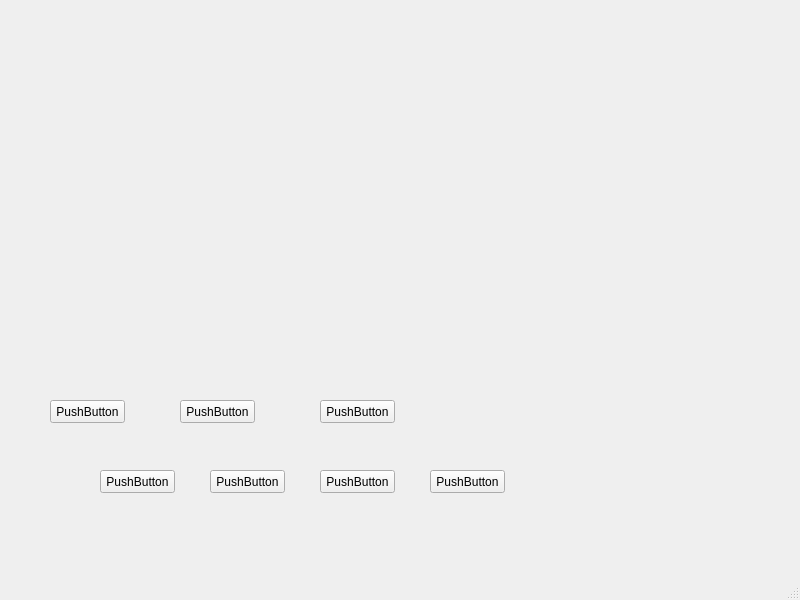
<?xml version="1.0" encoding="UTF-8"?>
<ui version="4.0">
 <class>MainWindow</class>
 <widget class="QMainWindow" name="MainWindow">
  <property name="geometry">
   <rect>
    <x>0</x>
    <y>0</y>
    <width>800</width>
    <height>600</height>
   </rect>
  </property>
  <property name="windowTitle">
   <string>MainWindow</string>
  </property>
  <widget class="QWidget" name="centralwidget">
   <widget class="QPushButton" name="pushButton">
    <property name="geometry">
     <rect>
      <x>50</x>
      <y>400</y>
      <width>75</width>
      <height>23</height>
     </rect>
    </property>
    <property name="text">
     <string>PushButton</string>
    </property>
   </widget>
   <widget class="QPushButton" name="pushButton_2">
    <property name="geometry">
     <rect>
      <x>180</x>
      <y>400</y>
      <width>75</width>
      <height>23</height>
     </rect>
    </property>
    <property name="text">
     <string>PushButton</string>
    </property>
   </widget>
   <widget class="QPushButton" name="pushButton_3">
    <property name="geometry">
     <rect>
      <x>100</x>
      <y>470</y>
      <width>75</width>
      <height>23</height>
     </rect>
    </property>
    <property name="text">
     <string>PushButton</string>
    </property>
   </widget>
   <widget class="QPushButton" name="pushButton_4">
    <property name="geometry">
     <rect>
      <x>210</x>
      <y>470</y>
      <width>75</width>
      <height>23</height>
     </rect>
    </property>
    <property name="text">
     <string>PushButton</string>
    </property>
   </widget>
   <widget class="QPushButton" name="pushButton_5">
    <property name="geometry">
     <rect>
      <x>320</x>
      <y>470</y>
      <width>75</width>
      <height>23</height>
     </rect>
    </property>
    <property name="text">
     <string>PushButton</string>
    </property>
   </widget>
   <widget class="QPushButton" name="pushButton_6">
    <property name="geometry">
     <rect>
      <x>320</x>
      <y>400</y>
      <width>75</width>
      <height>23</height>
     </rect>
    </property>
    <property name="text">
     <string>PushButton</string>
    </property>
   </widget>
   <widget class="QPushButton" name="pushButton_7">
    <property name="geometry">
     <rect>
      <x>430</x>
      <y>470</y>
      <width>75</width>
      <height>23</height>
     </rect>
    </property>
    <property name="text">
     <string>PushButton</string>
    </property>
   </widget>
  </widget>
  <widget class="QMenuBar" name="menubar">
   <property name="geometry">
    <rect>
     <x>0</x>
     <y>0</y>
     <width>800</width>
     <height>21</height>
    </rect>
   </property>
  </widget>
  <widget class="QStatusBar" name="statusbar"/>
 </widget>
 <resources/>
 <connections/>
</ui>
